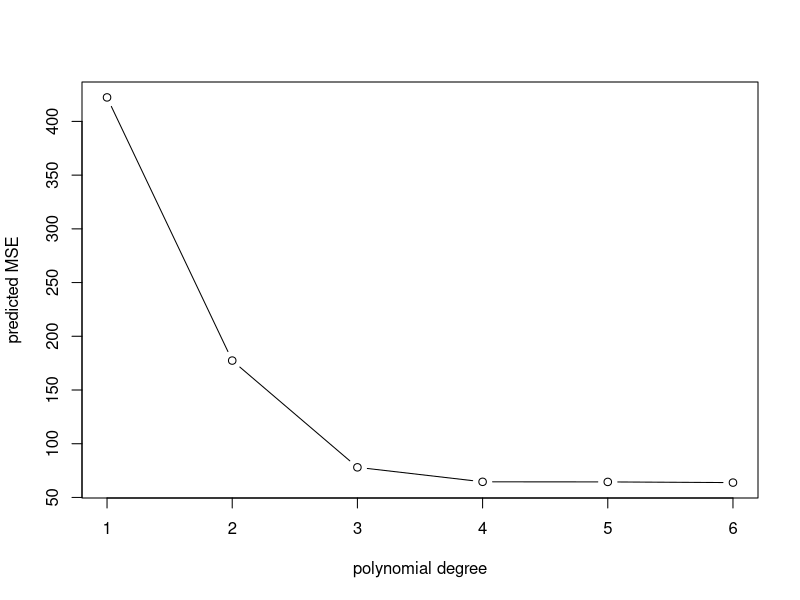
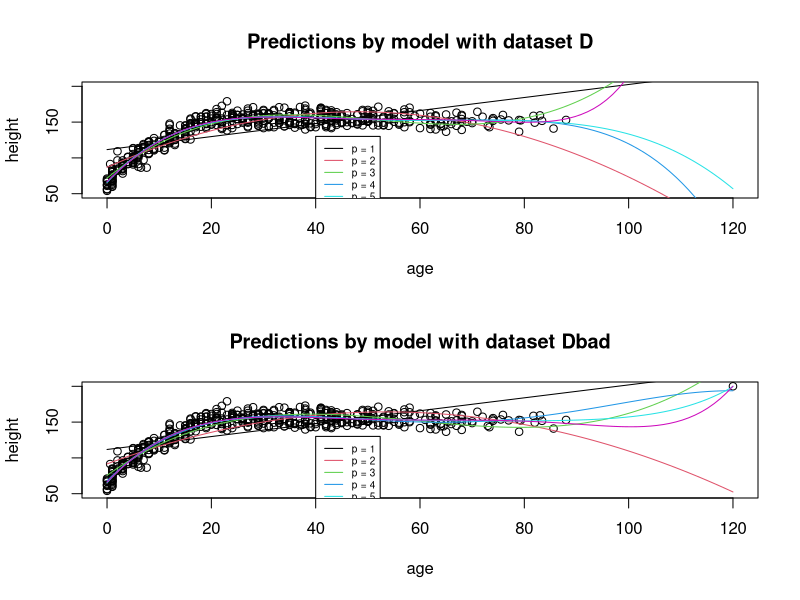

The R source for these figures, in order:
howell <- read.table("Howell.txt") # Load the data
# Includes height (cm), weight (kg), age (years) and gender (1 for male, 0 otherwise)
attach(howell)
D <- howell[c("height", "age")]
N <- nrow(howell) # Number of subjects
n <- floor(0.7 * N) # Number of rows for the training data
p <- 1:6

# Dataset but with an outlier
Dbad <- rbind(D, data.frame(age = 120, height = 200))

doPolyReg <- function(D) {
	# Sample training and testing data
	trainIndices <- sample.int(N, n)
	Dtrain <- D[trainIndices,]; Dtest <- D[-trainIndices,]

	pMSE <- sapply(p, function(p) {
		# Fit yTrain using a polynomial of order p based on xTrain
		m <- lm(height ~ poly(age, p, raw = TRUE), data = Dtrain)
		# Make predictions based on xTest covariates
		pMSE <- mean((Dtest$height - predict(m, Dtest["age"]))^2)
	})
	list(p = p, pMSE = pMSE)
}

# Given the polynomial regression from doPolyReg returns the best p.
getBestP <- function(reg) which.min(reg$pMSE + 20 * reg$p)

# i) pMSE for polynomial regression with response height and covariate age, p=1:6
set.seed(123)
out <- doPolyReg(D)
plot(out$p, out$pMSE, type = "b",
	xlab = "polynomial degree", ylab = "predicted MSE")

# ii)
samplePWins <- function(D) {
	set.seed(123)
	freq <- factor(replicate(2000, getBestP(doPolyReg(D))), levels = p)
}

freq <- samplePWins(D)
print('Frequencies of best p')
print(table(freq))

# iii)
freq <- samplePWins(Dbad)
print('With outlier')
print(table(freq))

# iv)
age0 <- seq(min(Dbad$age), max(Dbad$age), length = 100)
plotPredictions <- function(D) {
	plot(x = D$age, y = D$height, xlab ="age", ylab = "height", xlim = c(age0[1], tail(age0, n = 1)), ylim = c(50, 200),
		main = paste("Predictions by model with dataset", substitute(D)))
	for (p in 1:6) lines(
		x = age0,
		y = predict(lm(height ~ poly(age, p, raw = TRUE), data = D), data.frame(age = age0)),
		col = p
	)
	legend(40, 130, legend = sapply(1:6, function(x) paste("p =", x)), col = 1:6,
		lty = 1, cex = 0.6)
}
par(mfrow = c(2, 1))
plotPredictions(D); plotPredictions(Dbad)

# Exercise 3:
set.seed(123)
B <- 2000 # Number of bootstrap samples
alpha <- 1 - .95

bHat <- replicate(B, unname(lm(height ~ age,
			data = D[sample.int(N, replace = TRUE), ])$coefficients))
percentileCI <- function(x) quantile(x, probs = c(alpha / 2, 1 - alpha / 2))
bHat0CI <- percentileCI(bHat[1,]); bHat1CI <- percentileCI(bHat[2,])
bHat0CI; bHat1CI

confint(lm(height ~ age, data = D)) # Real values
